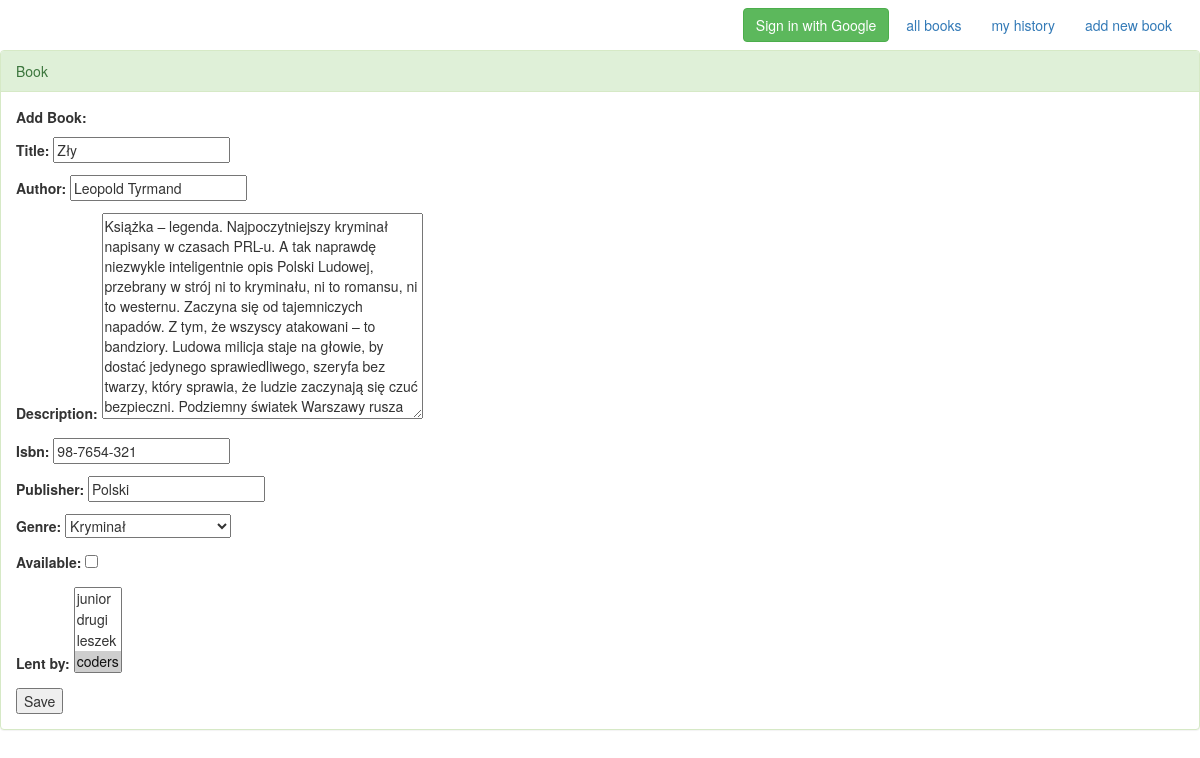
Page /book_edit/2 on the earlier database version.
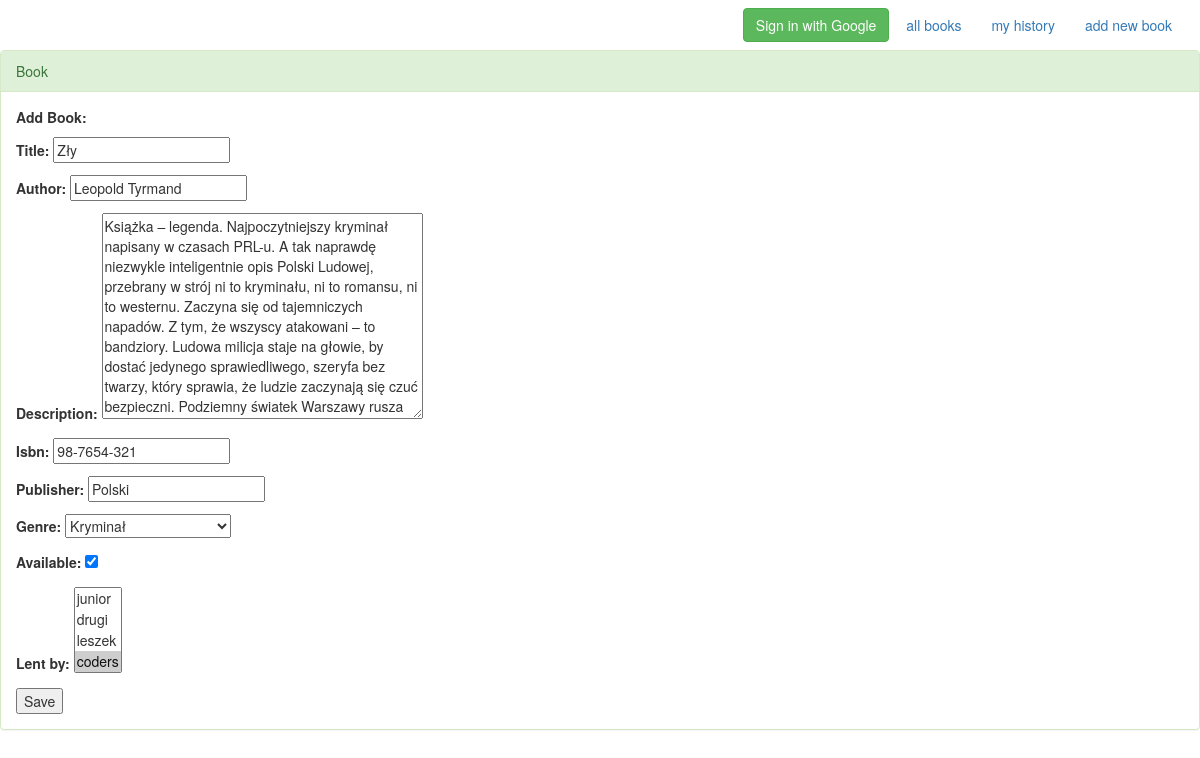
Same page on the later database version.
### books/models.py (models this page shows, shortened)
class Book(models.Model):
    title = models.CharField(max_length=128)
    author = models.CharField(max_length=128)
    description = models.TextField(null=True, blank=True)
    isbn = models.CharField(max_length=17)
    publisher = models.CharField(max_length=128)
    genre = models.IntegerField(choices=GENRES)
    available = models.BooleanField(default=True)
    lent_by = models.ManyToManyField(User, through='Logs')

### books/views.py (the view)
# urls.py: url(r'^book_edit/(?P<pk>\d+)/?$', BookUpdateGeneric.as_view(), name='book-edit'),
class BookUpdateGeneric(UpdateView):
    model = Book
    fields = '__all__'
    success_url = '/all'

### books/templates/books/book_form.html (shortened to what this page needs)
{% extends 'books/base_template.html' %}
{% block content %}
    <div class="panel panel-success">
        <div class="panel-heading">
            Book
        </div>
        <div class="panel-body">
            <p><b>Add Book:</b></p>
            <div>
                <form action="" method="post">
                    {{ form.as_p }}
                    <input type="submit" value="Save">
                </form>
            </div>
        </div>
    </div>
{% endblock %}

Differences in the rows shown:
changed Book "Zły": available "☐" → "☑"
